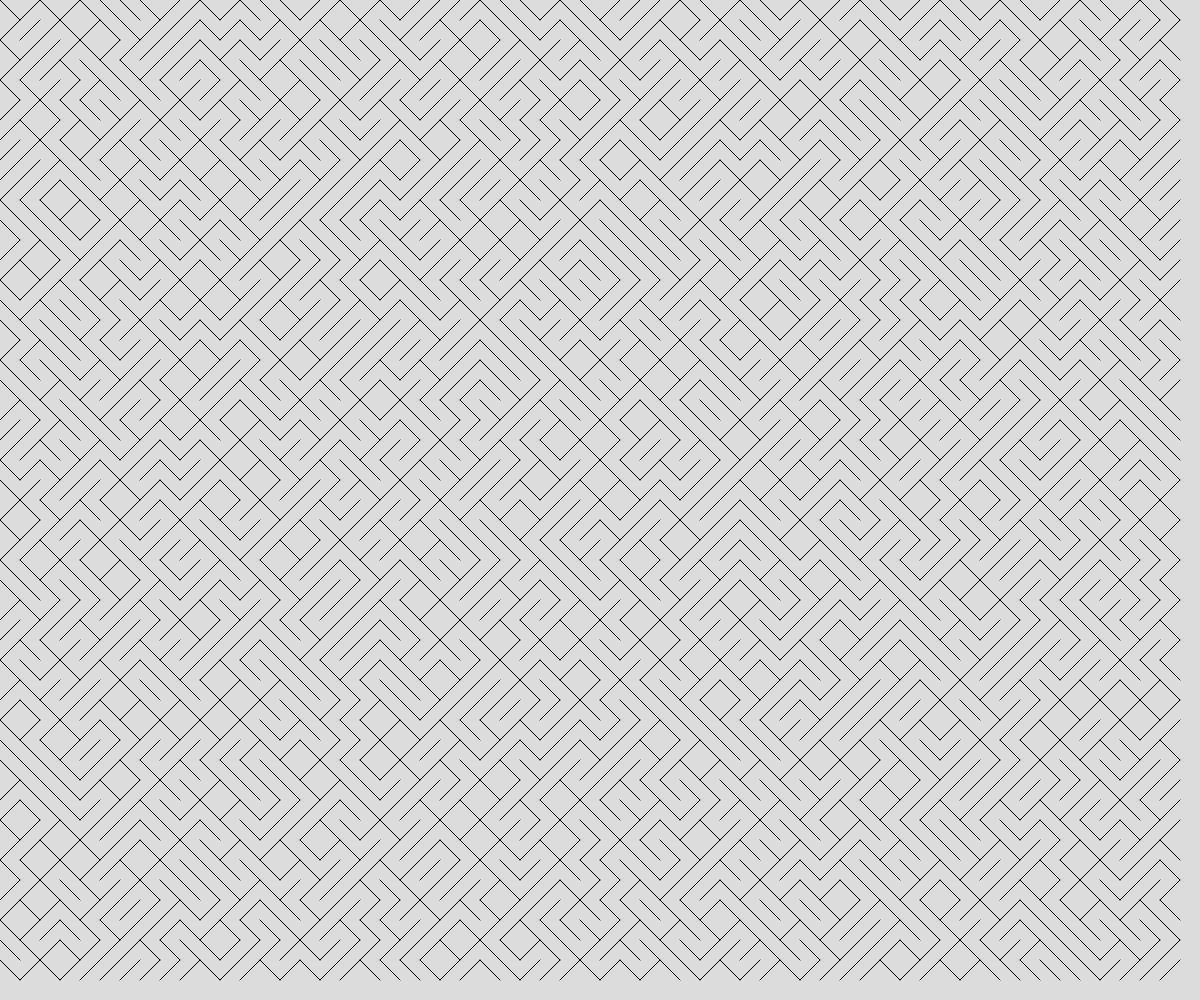
Frame 1 (no input)
Frame 60 (no input): identical to frame 1, image omitted
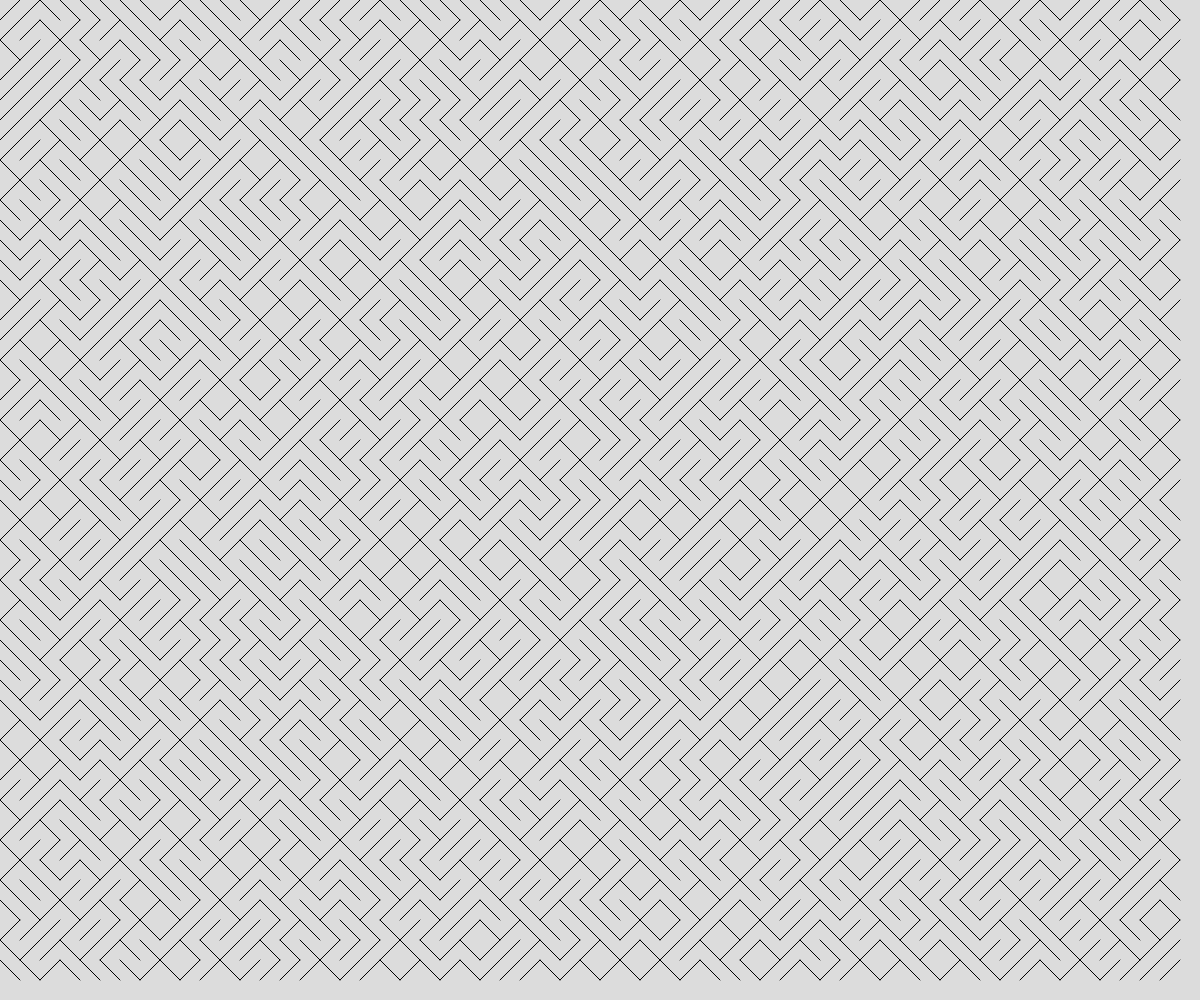
Frame 120 (the mouse pressed at the canvas centre since frame 60)

The p5.js sketch that drew these frames (run headless with seeded random() and noise() and a simulated clock; from frame 60 on, the mouse is pressed at the canvas centre):

// p5.js sketch
// ── sketch.js
// Randomized Art Demo

let tiles = [];
const SIZE = 10;

async function setup() {
  createCanvas(windowWidth, windowHeight);

  for (let i = SIZE; i < width - SIZE; i += SIZE * 2) {
    for (let j = SIZE; j < height - SIZE; j += SIZE * 2) {
      tiles.push(spawnTile(i, j, SIZE));
    }
  }
}

function draw() {
  background(220);

  for (let tile of tiles) {
    line(tile.x1, tile.y1, tile.x2, tile.y2);
  }
}

function spawnTile(x, y, tileSize) {
  let tile;
  
  if (random() > 0.5) {
    tile = {
      x1: x - tileSize, 
      y1: y - tileSize,
      x2: x + tileSize,
      y2: y + tileSize,
    };
  }
  else {
    tile = {
      x1: x + tileSize, 
      y1: y - tileSize, 
      x2: x - tileSize, 
      y2: y + tileSize,
    };
  }

  return tile;
}

function mousePressed() {
  tiles = [];
  
  for (let i = SIZE; i < width - SIZE; i += SIZE * 2) {
    for (let j = SIZE; j < height - SIZE; j += SIZE * 2) {
      tiles.push(spawnTile(i, j, SIZE));
    }
  }
}
